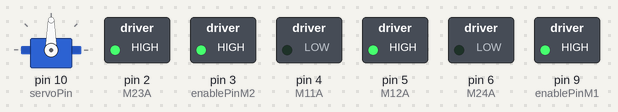
A sketch run on a simulated Arduino Uno, built with avr-gcc and run on an emulated ATmega328P. Parts: servo, switched loads named in the sketch (green lamp = pin HIGH).

Above: at 2.8 s.
At 14.8 s:
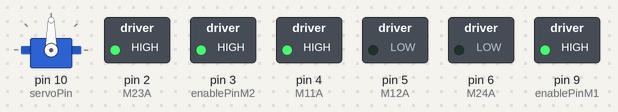
At 28.1 s:
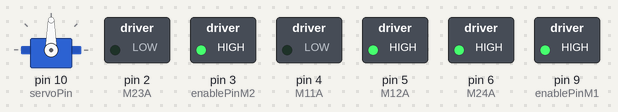
At 45.7 s:
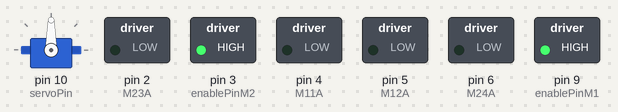
Timing chart, 0 to 62.8 s (numbered marks = the images above):
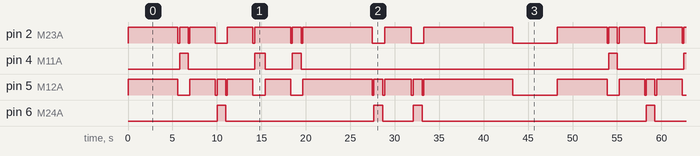

Measured:
- by itself, pin 4 (M11A): repeats every 48.3 s: LOW 7.5 s, HIGH 1.2 s, LOW 3.1 s, HIGH 0.97 s, LOW 34.6 s, HIGH 0.97 s
- by itself, pin 6 (M24A): repeats every 48.3 s: LOW 16.7 s, HIGH 1.0 s, LOW 3.4 s, HIGH 1.0 s, LOW 25.2 s, HIGH 0.97 s
- by itself, pin 2 (M23A): repeats every 48.3 s: LOW 0.20 s, HIGH 0.97 s, LOW 0.20 s, HIGH 2.9 s, LOW 1.4 s, HIGH 2.9 s, LOW 0.20 s, HIGH 4.1 s, LOW 0.20 s, HIGH 0.97 s, LOW 0.20 s, HIGH 7.8 s, LOW 1.4 s, HIGH 3.0 s, LOW 1.4 s, HIGH 10.0 s, LOW 5.0 s, HIGH 5.6 s
- by itself, pin 5 (M12A): repeats every 48.3 s: LOW 1.4 s, HIGH 2.9 s, LOW 0.20 s, HIGH 0.97 s, LOW 0.20 s, 2 × (HIGH 2.9 s, LOW 1.4 s), HIGH 7.8 s, LOW 0.20 s, HIGH 1.0 s, LOW 0.20 s, HIGH 3.0 s, LOW 0.20 s, HIGH 1.0 s, LOW 0.20 s, HIGH 10.0 s, LOW 5.0 s, HIGH 5.6 s

The sketch:

hardcore_mode.ino
```cpp
#include <NewPing.h>
#include <Servo.h> //remember to install libary

// Pin Setup
const int echoPin1 = 12; // Front Dist Sensor
const int trigPin1 = 11; // Front Dist Sensor
const int echoPin2 = 7; // Left Dist Sensor
const int trigPin2 = 8; // Left Dist Sensor
const int enablePinM1 = 9; // H-bridge enable pin
const int M12A = 5;        // Motor one (left) pin 1 -- forwards
const int M11A = 4;        // Motor one (left) pin 2 -- backwards
const int enablePinM2 = 3; // H-bridge enable pin
const int M23A = 2;        // Motor two (right) pin 1 -- forwards
const int M24A = 6;        // Motor two (right) pin 2 -- backwards
const int servoPin = 10;  //Servo pin

// Distances (cm)
const int minDistF = 5;
const float minDistL = 3;
const float maxDistL = 6.5;

// keep track of distances
float distance_F;
float distance_L;

Servo myservo; //servo object to control servo
// store servo position
int servo_pos = 0;

NewPing frontSonar(trigPin1,echoPin1,200);
NewPing leftSonar(trigPin2,echoPin2,200);

void setup() {
  Serial.begin(9600);

  // enable sonar1 pins
  pinMode(trigPin1, OUTPUT);
  pinMode(echoPin1, INPUT);

  // enable sonar2 pins
  pinMode(trigPin2, OUTPUT);
  pinMode(echoPin2, INPUT);

  // enable motor 1 and its pins
  pinMode(enablePinM1, OUTPUT);
  pinMode(M12A, OUTPUT);
  pinMode(M11A, OUTPUT);
  analogWrite(enablePinM1, 255);

  // enable motor 2 and its pins
  pinMode(enablePinM2, OUTPUT);
  pinMode(M23A, OUTPUT);
  pinMode(M24A, OUTPUT);
  analogWrite(enablePinM2, 255);

  myservo.attach(servoPin);
}

void loop() {
  move_forward(255);
  delay(5600);
  stop();
  delay(200);
  turn_left(255);
  delay(970);
  stop();
  delay(200);
  move_forward(255);
  delay(2850);
  stop();
  delay(200);
  turn_right(255);
  delay(970);
  stop();
  delay(200);
  move_forward(255);
  delay(2850);
  stop();
  delay(200);
  turn_left(255);
  delay(1200);
  stop();
  move_forward(255);
  delay(2850);
  stop();
  delay(200);
  turn_left(255);
  delay(970);
  stop();
  delay(200);
  move_forward(255);
  delay(7800);
  stop();
  delay(200);
  turn_right(255);
  delay(1010);
  stop();
  delay(200);
  move_forward(255);
  delay(3000);
  stop();
  delay(200);
  turn_right(255);
  delay(1010);
  stop();
  delay(200);
  move_forward(255);
  delay(10000);
  stop();
  delay(5000);
}

void move_forward(int speed) {
  analogWrite(M11A, 0);
  analogWrite(M12A, speed);

  analogWrite(M23A, speed);
  analogWrite(M24A, 0);
}

void move_backward(int speed) {
  analogWrite(M11A, 0);
  analogWrite(M12A, speed);

  analogWrite(M23A, 0);
  analogWrite(M24A, speed);
}

// left wheel forward, right wheel backward
//speed is analogWrite, 0 - 255
void turn_right(int speed) {
  analogWrite(M11A, 0);
  analogWrite(M12A, speed);

  analogWrite(M23A, 0);
  analogWrite(M24A, speed);
}

// right wheel forward, left wheel backward
//speed is analogWrite, 0 - 255
void turn_left(int speed) {
  analogWrite(M11A, speed);
  analogWrite(M12A, 0);

  analogWrite(M23A, speed);
  analogWrite(M24A, 0);
}

void stop() {
  analogWrite(M11A, 0);
  analogWrite(M12A, 0);

  analogWrite(M23A, 0);
  analogWrite(M24A, 0);
}
```
